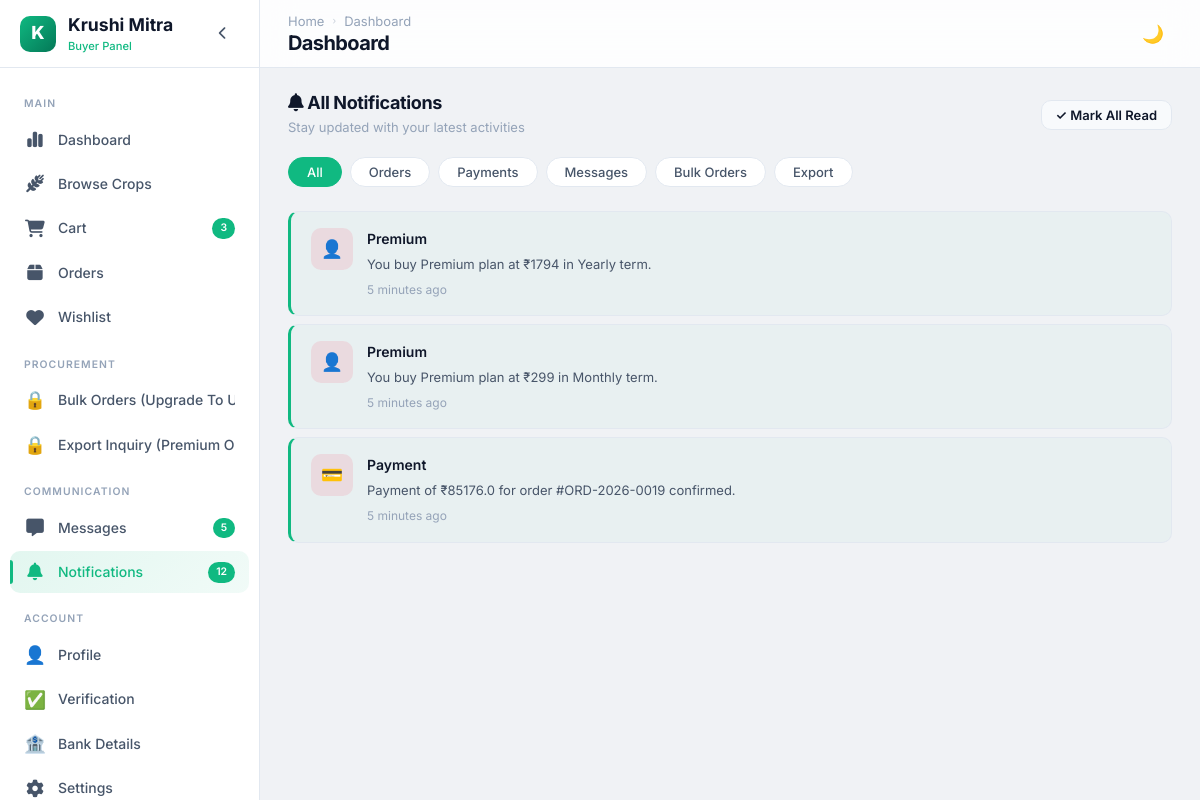
The app's page /buyer/notifications/ (signed in), older data.
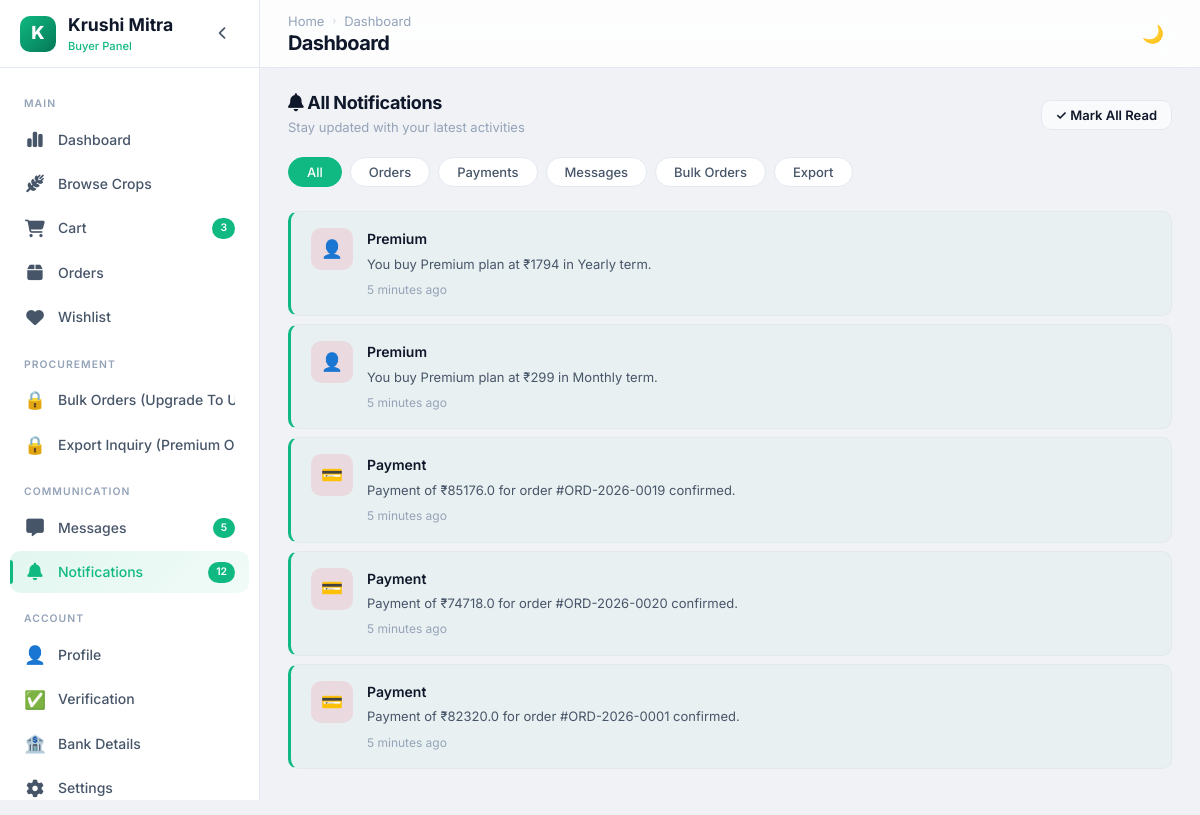
The same page, newer data.
### buyer/models.py (models this page shows, shortened)
class notifications(models.Model):
    NOTIFICATIONS_TYPES= (
        ("Order","Order"),
        ("Payment","Payment"),
        ("Bulk","Bulk"),
        ("Export","Export"),
        ("Kyc","Kyc"),
        ("Premium","Premium"),
                            )
    user = models.ForeignKey(Buyer, on_delete=models.CASCADE, related_name='buyer')
    notification_type = models.CharField(max_length=20,choices=NOTIFICATIONS_TYPES)
    message = models.CharField(max_length=100,blank=True,null=True)
    is_readed = models.BooleanField(default=False)
    created_at = models.DateTimeField(auto_now_add=True)

### farmer/views.py (the view)
        def wrapper(request, *args, **kwargs):
            if "contact" in request.session:
                try:
                    user = User.objects.get(contact=request.session['contact'])
                    request.uid = user
                    if user.role not in allowed_roles:
                        messages.error(request, "Access Denied")
                        return redirect('login')
                    return view_function(request, *args, **kwargs)
                except User.DoesNotExist:
                    return redirect('login')
            return redirect('login')

### buyer/views.py (called while the page is built)
@check_login(['Buyer'])
def buyer_notifications(request):
    uid = request.uid
    buyr = Buyer.objects.get(user=uid)
    premium_type = premium_buyer.objects.get(user=buyr)
    all_notifications = notifications.objects.filter(user=buyr)
    context={'buyr':buyr,'all_notifications':all_notifications,'premium_type':premium_type,'buyr':buyr}
    return render(request, "buyer/notifications.html",context)

### farmer/views.py (called while the page is built)
def check_login(allowed_roles):
    def decorator(view_function):
        def wrapper(request, *args, **kwargs):
            if "contact" in request.session:
                try:
                    user = User.objects.get(contact=request.session['contact'])
                    request.uid = user
                    if user.role not in allowed_roles:
                        messages.error(request, "Access Denied")
                        return redirect('login')
                    return view_function(request, *args, **kwargs)
                except User.DoesNotExist:
                    return redirect('login')
            return redirect('login')
        return wrapper
    return decorator

### buyer/templates/buyer/notifications.html (shortened to what the changed rows need)
<!DOCTYPE html>
{% load static %}
<html lang="en" data-theme="light">
<head>
  <link rel="stylesheet" href="{% static 'buyer/css/style.css' %}">
  <link rel="stylesheet" href="{% static 'buyer/css/notifications.css' %}">
  <link rel="stylesheet" href="https://cdnjs.cloudflare.com/ajax/libs/font-awesome/6.4.0/css/all.min.css">
</head>
<body>
  <div class="app-layout">
    <div class="main-wrapper">
      <header class="navbar">
        <div class="navbar-left"><button class="mobile-menu-btn"></button>
          <div>
            <h1 class="page-title">Notifications</h1>
          </div>
        </div>
      </header>
      <main class="main-content">
        <div class="section-header page-reveal">
          <div>
            <h2 class="section-title"><i class="fa-solid fa-bell"></i> All Notifications</h2>
          </div>
        </div>
        <div class="notification-list page-reveal">
          {%for notification in all_notifications%}
          {%if notification.is_readed%}
          <div class="notification-card read">
            {%else%}
            <div class="notification-card unread">
              {%endif%}
              {%if notification.notification_type == "Order"%}
              <div class="notif-icon green"><i class="fa-solid fa-box"></i></div>
              {%elif notification.notification_type == "Payment"%}
              <div class="notif-icon rose">💳</div>
              {%elif notification.notification_type == "Bulk"%}
              <div class="notif-icon purple"><i class="fa-solid fa-clipboard-list"></i></div>
              {%elif notification.notification_type == "Export"%}
              <div class="notif-icon blue"><i class="fa-solid fa-earth-americas"></i></div>
              {%elif notification.notification_type == "Kyc"%}
              <div class="notif-icon amber">👤</div>
              {%elif notification.notification_type == "Premium"%}
              <div class="notif-icon rose">👤</div>
              {%endif%}
              <div class="notif-content">
                <div class="notif-title">{{notification.notification_type}}</div>
                <div class="notif-text">{{notification.message}}</div>
                <div class="notif-time">5 minutes ago</div>
              </div>
            </div>
            {%endfor%}
          </div>
      </main>
    </div>
  </div>
</body>
</html>

Row changes from the older to the newer data that the page shows:
added notifications: notification_type "Payment", message "Payment of ₹74718.0 for order #ORD-2026-0020 confirmed."
added notifications: notification_type "Payment", message "Payment of ₹82320.0 for order #ORD-2026-0001 confirmed."
